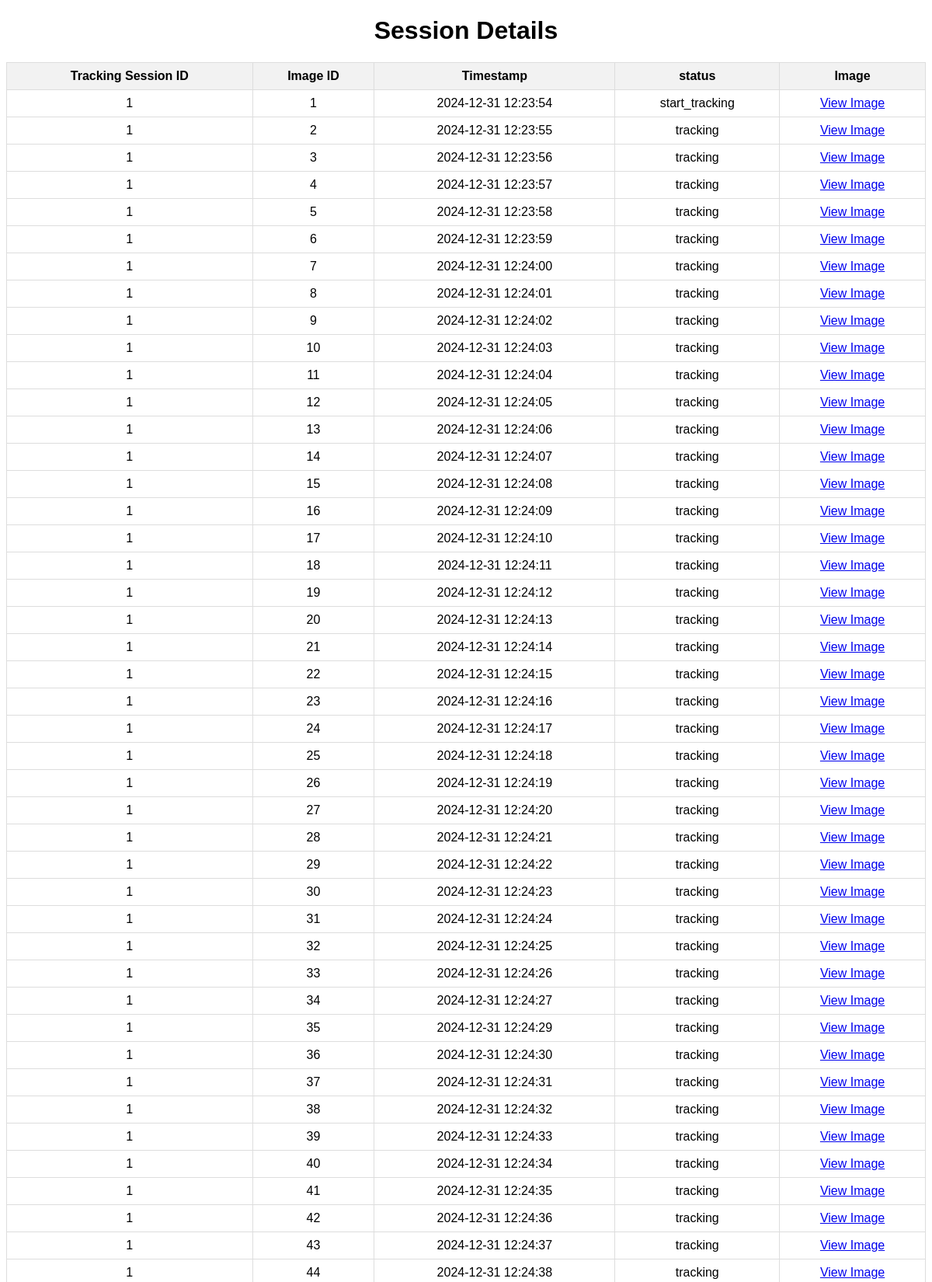
Screenshot of /session_details/1 (upper part) with the database file from the repository.
### tables this page shows
CREATE TABLE CapturedImages (
                id INTEGER PRIMARY KEY AUTOINCREMENT,
                tracking_session_id INTEGER,
                status TEXT NOT NULL,
                timestamp TEXT NOT NULL,
                image BLOB NOT NULL,
                FOREIGN KEY (tracking_session_id) REFERENCES TrackingSessions (tracking_session_id)
            );

### flask_ros_app/ros2_flask_sub_image_with_db_ver2_copy.py (the view)
@app.route('/session_details/<int:session_id>')
def session_details(session_id):
    conn = get_db_connection()
    details = conn.execute('SELECT * FROM CapturedImages WHERE tracking_session_id = ?', (session_id,)).fetchall()
    conn.close()
    details_list = [dict(row) for row in details]  # Row 객체를 딕셔너리로 변환
    return render_template('session_details.html', details=details_list)

### flask_ros_app/ros2_flask_sub_image_with_db_ver2_copy.py (called while the page is built)
def get_db_connection():
    conn = sqlite3.connect('/home/g1/ros2_c2_ws/src/flask_ros_app/resource/copy_test_car_captured_images.db')
    conn.row_factory = sqlite3.Row
    return conn

### flask_ros_app/templates/session_details.html (shortened to what this page needs)
<!DOCTYPE html>
<html lang="en">
<head>
</head>
<body>
    <h1>Session Details</h1>
    <table>
        <thead>
            <tr>
                <th>Tracking Session ID</th>
                <th>Image ID</th>
                <th>Timestamp</th>
                <th>status</th>
                <th>Image</th>
            </tr>
        </thead>
        <tbody>
            {% for detail in details %}
            <tr>
                <td>{{ detail['tracking_session_id'] }}</td>
                <td>{{ detail['id'] }}</td>
                <td>{{ detail['timestamp'] }}</td>
                <td>{{ detail['status'] }}</td>
                <td><a href="javascript:void(0);" onclick="openModal({{ detail['id'] }})">View Image</a></td>
            </tr>
            {% endfor %}
        </tbody>
    </table>
</body>
</html>

### flask_ros_app/templates/session_details.html (style rules this page uses)
body { font-family: Arial, sans-serif; text-align: center; }
table { width: 100%; border-collapse: collapse; }
th, td { padding: 8px; text-align: center; border: 1px solid #ddd; }
th { background-color: #f2f2f2; }

### rows the page displays
CapturedImages: tracking_session_id "1", id "1", timestamp "2024-12-31 12:23:54", status "start_tracking"
CapturedImages: tracking_session_id "1", id "2", timestamp "2024-12-31 12:23:55", status "tracking"
CapturedImages: tracking_session_id "1", id "3", timestamp "2024-12-31 12:23:56", status "tracking"
CapturedImages: tracking_session_id "1", id "4", timestamp "2024-12-31 12:23:57", status "tracking"
CapturedImages: tracking_session_id "1", id "5", timestamp "2024-12-31 12:23:58", status "tracking"
CapturedImages: tracking_session_id "1", id "6", timestamp "2024-12-31 12:23:59", status "tracking"
CapturedImages: tracking_session_id "1", id "7", timestamp "2024-12-31 12:24:00", status "tracking"
CapturedImages: tracking_session_id "1", id "8", timestamp "2024-12-31 12:24:01", status "tracking"
CapturedImages: tracking_session_id "1", id "9", timestamp "2024-12-31 12:24:02", status "tracking"
CapturedImages: tracking_session_id "1", id "10", timestamp "2024-12-31 12:24:03", status "tracking"
CapturedImages: tracking_session_id "1", id "11", timestamp "2024-12-31 12:24:04", status "tracking"
CapturedImages: tracking_session_id "1", id "12", timestamp "2024-12-31 12:24:05", status "tracking"
CapturedImages: tracking_session_id "1", id "13", timestamp "2024-12-31 12:24:06", status "tracking"
CapturedImages: tracking_session_id "1", id "14", timestamp "2024-12-31 12:24:07", status "tracking"
CapturedImages: tracking_session_id "1", id "15", timestamp "2024-12-31 12:24:08", status "tracking"
CapturedImages: tracking_session_id "1", id "16", timestamp "2024-12-31 12:24:09", status "tracking"
CapturedImages: tracking_session_id "1", id "17", timestamp "2024-12-31 12:24:10", status "tracking"
CapturedImages: tracking_session_id "1", id "18", timestamp "2024-12-31 12:24:11", status "tracking"
CapturedImages: tracking_session_id "1", id "19", timestamp "2024-12-31 12:24:12", status "tracking"
CapturedImages: tracking_session_id "1", id "20", timestamp "2024-12-31 12:24:13", status "tracking"
CapturedImages: tracking_session_id "1", id "21", timestamp "2024-12-31 12:24:14", status "tracking"
CapturedImages: tracking_session_id "1", id "22", timestamp "2024-12-31 12:24:15", status "tracking"
CapturedImages: tracking_session_id "1", id "23", timestamp "2024-12-31 12:24:16", status "tracking"
CapturedImages: tracking_session_id "1", id "24", timestamp "2024-12-31 12:24:17", status "tracking"
CapturedImages: tracking_session_id "1", id "25", timestamp "2024-12-31 12:24:18", status "tracking"
CapturedImages: tracking_session_id "1", id "26", timestamp "2024-12-31 12:24:19", status "tracking"
CapturedImages: tracking_session_id "1", id "27", timestamp "2024-12-31 12:24:20", status "tracking"
CapturedImages: tracking_session_id "1", id "28", timestamp "2024-12-31 12:24:21", status "tracking"
CapturedImages: tracking_session_id "1", id "29", timestamp "2024-12-31 12:24:22", status "tracking"
CapturedImages: tracking_session_id "1", id "30", timestamp "2024-12-31 12:24:23", status "tracking"
CapturedImages: tracking_session_id "1", id "31", timestamp "2024-12-31 12:24:24", status "tracking"
CapturedImages: tracking_session_id "1", id "32", timestamp "2024-12-31 12:24:25", status "tracking"
CapturedImages: tracking_session_id "1", id "33", timestamp "2024-12-31 12:24:26", status "tracking"
CapturedImages: tracking_session_id "1", id "34", timestamp "2024-12-31 12:24:27", status "tracking"
CapturedImages: tracking_session_id "1", id "35", timestamp "2024-12-31 12:24:29", status "tracking"
CapturedImages: tracking_session_id "1", id "36", timestamp "2024-12-31 12:24:30", status "tracking"
CapturedImages: tracking_session_id "1", id "37", timestamp "2024-12-31 12:24:31", status "tracking"
CapturedImages: tracking_session_id "1", id "38", timestamp "2024-12-31 12:24:32", status "tracking"
CapturedImages: tracking_session_id "1", id "39", timestamp "2024-12-31 12:24:33", status "tracking"
CapturedImages: tracking_session_id "1", id "40", timestamp "2024-12-31 12:24:34", status "tracking"
CapturedImages: tracking_session_id "1", id "41", timestamp "2024-12-31 12:24:35", status "tracking"
CapturedImages: tracking_session_id "1", id "42", timestamp "2024-12-31 12:24:36", status "tracking"
CapturedImages: tracking_session_id "1", id "43", timestamp "2024-12-31 12:24:37", status "tracking"
CapturedImages: tracking_session_id "1", id "44", timestamp "2024-12-31 12:24:38", status "tracking"
